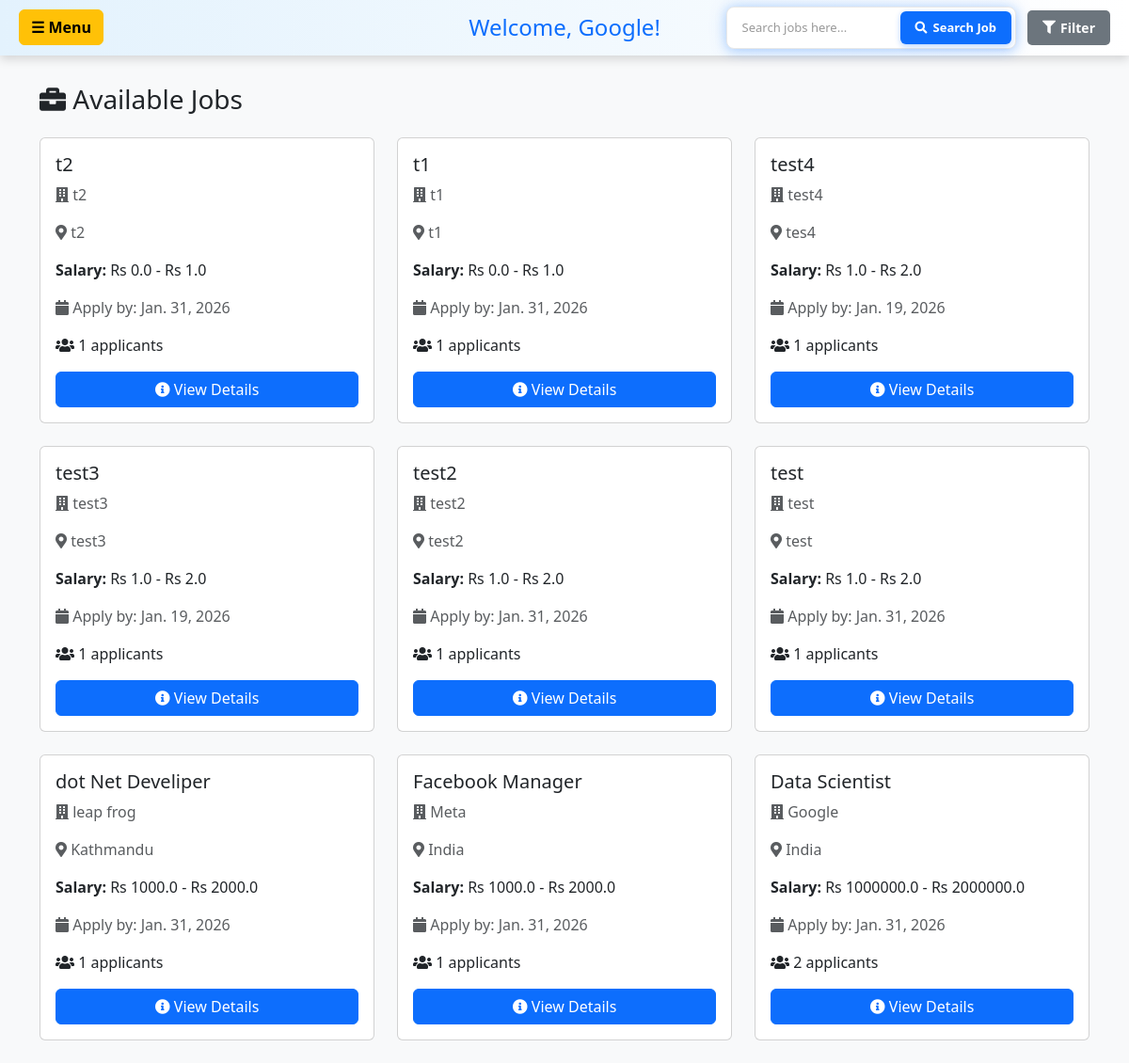
Page /candidate-dashboard/ (signed in) on the committed database.
### hr/models.py (models this page shows, shortened)
class JobPost(models.Model):
    user=models.ForeignKey(User,on_delete=models.CASCADE)
    title=models.CharField(max_length=200)
    address=models.CharField(max_length=200)
    CompanyName=models.CharField(max_length=200)
    salaryLow=models.FloatField(default=0, validators=[MinValueValidator(0)])
    salaryHigh=models.FloatField(default=0, validators=[MinValueValidator(0)])
    applycount=models.IntegerField(default=0)
    lastDateToApply=models.DateField()
    created_at=models.DateTimeField(auto_now_add=True, null=True)
    employment_type = models.CharField(max_length=20, choices=EMPLOYMENT_TYPE_CHOICES, default='full-time', null=True, blank=True)
    work_mode = models.CharField(max_length=20, choices=WORK_MODE_CHOICES, default='on-site', null=True, blank=True)

### candidate/views.py (the view, shortened to what this page needs)
# urls.py: path("candidate-dashboard/", views.candidate_dashboard, name='candidate_dashboard'),
@login_required(login_url='login_user')
def candidate_dashboard(request):
    try:
        profile = CandidateProfile.objects.get(user=request.user)
    except CandidateProfile.DoesNotExist:
        profile = None
    search_query = request.GET.get('search', '')
    filter_by = request.GET.get('filter_by', 'keyword')
    location = request.GET.get('location', '')
    date_posted = request.GET.get('date_posted', '')
    min_salary = request.GET.get('min_salary', '')
    max_salary = request.GET.get('max_salary', '')
    sort_by = request.GET.get('sort_by', 'relevance')
    employment_type = request.GET.get('employment_type', '')
    work_mode = request.GET.get('work_mode', '')
    jobs = JobPost.objects.all()
    search_placeholder = 'Search jobs here...'
    if filter_by == 'keyword' and search_query:
        jobs = jobs.filter(title__icontains=search_query)
        search_placeholder = 'Search jobs here...'
    elif filter_by == 'location' and search_query:
        jobs = jobs.filter(address__icontains=search_query)
        search_placeholder = 'Search by location...'
    elif filter_by == 'company' and search_query:
        jobs = jobs.filter(CompanyName__icontains=search_query)
        search_placeholder = 'Search by company name...'
    elif filter_by == 'date_24':
        cutoff_date = timezone.now() - timedelta(hours=24)
        jobs = jobs.filter(created_at__gte=cutoff_date)
        search_placeholder = 'Showing jobs from last 24 hours'
    elif filter_by == 'date_7':
        cutoff_date = timezone.now() - timedelta(days=7)
        jobs = jobs.filter(created_at__gte=cutoff_date)
        search_placeholder = 'Showing jobs from last 7 days'
    elif filter_by == 'date_30':
        cutoff_date = timezone.now() - timedelta(days=30)
        jobs = jobs.filter(created_at__gte=cutoff_date)
        search_placeholder = 'Showing jobs from last 30 days'
    elif filter_by == 'salary_high':
        jobs = jobs.order_by('-salaryHigh')
        search_placeholder = 'Sorted by highest salary'
    elif filter_by == 'salary_low':
        jobs = jobs.order_by('salaryLow')
        search_placeholder = 'Sorted by lowest salary'
    elif filter_by == 'newest':
        jobs = jobs.order_by('-created_at')
        search_placeholder = 'Showing newest jobs first'
    elif filter_by == 'employment_full':
        jobs = jobs.filter(employment_type='full-time')
        search_placeholder = 'Showing Full-time jobs'
    elif filter_by == 'employment_part':
        jobs = jobs.filter(employment_type='part-time')
        search_placeholder = 'Showing Part-time jobs'
    elif filter_by == 'employment_internship':
        jobs = jobs.filter(employment_type='internship')
        search_placeholder = 'Showing Internship jobs'
    elif filter_by == 'employment_contract':
        jobs = jobs.filter(employment_type='contract')
        search_placeholder = 'Showing Contract jobs'
    elif filter_by == 'employment_freelance':
        jobs = jobs.filter(employment_type='freelance')
        search_placeholder = 'Showing Freelance jobs'
    elif filter_by == 'work_onsite':
        jobs = jobs.filter(work_mode='on-site')
        search_placeholder = 'Showing On-site jobs'
    elif filter_by == 'work_remote':
        jobs = jobs.filter(work_mode='remote')
        search_placeholder = 'Showing Remote jobs'
    elif filter_by == 'work_hybrid':
        jobs = jobs.filter(work_mode='hybrid')
        search_placeholder = 'Showing Hybrid jobs'
    if location:
        jobs = jobs.filter(address__icontains=location)
    if filter_by not in ['salary_high', 'salary_low', 'newest', 'salary_range']:
        if sort_by == 'newest':
            jobs = jobs.order_by('-created_at')
        elif sort_by == 'salary_high':
            jobs = jobs.order_by('-salaryHigh')
        elif sort_by == 'salary_low':
            jobs = jobs.order_by('salaryLow')
        else:  # relevance (default)
            jobs = jobs.order_by('-created_at')
    applied_jobs = candidateApplication.objects.filter(user=request.user)
    applied_job_ids = [app.job.id for app in applied_jobs]
    job_status_map = {app.job.id: app.status for app in applied_jobs}
    for job in jobs:
        if job.id in job_status_map:
            job.application_status = job_status_map[job.id]
        else:
            job.application_status = None
    shortlisted_jobs = IsShortlisted.objects.filter(user=request.user)
    shortlisted_count = shortlisted_jobs.count()
    unread_shortlist = shortlisted_jobs.filter(notification_read=False)
    for shortlist in unread_shortlist:
        messages.success(request, f"Congratulations! You have been shortlisted for {shortlist.job.title}!")
        shortlist.notification_read = True
        shortlist.save()
    context = {
        'jobs': jobs,
        'applied_job_ids': applied_job_ids,
        'shortlisted_count': shortlisted_count,
        'profile': profile,
        'search_query': search_query,
        'filter_by': filter_by,
        'search_placeholder': search_placeholder,
        'location': location,
        'date_posted': date_posted,
        'min_salary': min_salary,
        'max_salary': max_salary,
        'sort_by': sort_by,
        'employment_type': employment_type,
        'work_mode': work_mode,
    }
    return render(request, 'candidate/dashboard_with_nav.html', context)

### candidate/templates/candidate/dashboard_with_nav.html (shortened to what this page needs)
<!DOCTYPE html>
<html lang="en">
<head>
    <link href="https://cdn.jsdelivr.net/npm/bootstrap@5.3.8/dist/css/bootstrap.min.css" rel="stylesheet">
    <link rel="stylesheet" href="https://cdnjs.cloudflare.com/ajax/libs/font-awesome/5.15.3/css/all.min.css">
</head>
<body>
<div class="top-bar">
    <a class="btn btn-warning menu-btn" data-bs-toggle="offcanvas" href="#offcanvasExample" role="button" aria-controls="offcanvasExample">
        <strong>☰ Menu</strong>
    </a>
    <h2>Welcome, {{ user.username }}!</h2>
    <div class="search-container">
        <div class="search-form-wrapper">
            <form method="GET" action="{% url 'candidate_dashboard' %}" class="d-flex align-items-center" id="searchForm" style="width: 100%; margin: 0;">
                <input type="text" name="search" class="search-input"
                    placeholder="{{ search_placeholder|default:'Search jobs here...' }}"
                    value="{{ search_query }}" />
                <button type="submit" class="search-btn">
                    <i class="fas fa-search"></i> Search Job
                </button>
            </form>
        </div>
        <div class="filter-dropdown">
            <button type="button" class="filter-btn" onclick="toggleFilterDropdown()">
                <i class="fas fa-filter"></i> Filter
            </button>
        </div>
    </div>
</div>
<div class="container">
    <h3 class="mb-4"><i class="fas fa-briefcase"></i> Available Jobs</h3>
    {% if jobs %}
    <div class="row">
        {% for job in jobs %}
        <div class="col-md-6 col-lg-4 mb-4">
            <div class="card job-card h-100 position-relative">
                <div class="card-body">
                    <h5 class="card-title">{{ job.title }}</h5>
                    <p class="card-text text-muted">
                        <i class="fas fa-building"></i> {{ job.CompanyName }}
                    </p>
                    <p class="card-text text-muted">
                        <i class="fas fa-map-marker-alt"></i> {{ job.address }}
                    </p>
                    <p class="card-text">
                        <strong>Salary:</strong> Rs {{ job.salaryLow }} - Rs {{ job.salaryHigh }}
                    </p>
                    <p class="card-text text-muted">
                        <i class="fas fa-calendar"></i> Apply by: {{ job.lastDateToApply }}
                    </p>
                    <p class="card-text">
                        <i class="fas fa-users"></i> {{ job.applycount }} applicants
                    </p>
                    <a href="{% url 'job_detail' job.id %}" class="btn btn-primary w-100">
                        <i class="fas fa-info-circle"></i> View Details
                    </a>
                </div>
            </div>
        </div>
        {% endfor %}
    </div>
    {% else %}
    <div class="alert alert-warning" role="alert">
        No jobs available at the moment. Check back later!
    </div>
    {% endif %}
</div>
</body>
</html>

### candidate/templates/candidate/dashboard_with_nav.html (style rules this page uses)
body { background: #f8f9fa; font-family: 'Segoe UI', Tahoma, Geneva, Verdana, sans-serif; margin: 0; }
.top-bar { display: flex; align-items: center; justify-content: space-between; background: linear-gradient(90deg, #e3f2fd, #ffffff); padding: 15px 30px; box-shadow: 0 4px 10px rgba(0,0,0,0.15); position: relative; }
.top-bar .menu-btn { position: absolute; left: 20px; }
.top-bar h2 { margin: 0; color: #0d6efd; text-align: center; font-size: 24px; flex-grow: 1; }
.search-container { display: flex; align-items: center; gap: 12px; position: absolute; right: 20px; }
.search-form-wrapper { display: flex; align-items: center; position: relative; background: white; border: 1px solid #e8e8e8; border-radius: 8px; padding: 4px 4px; box-shadow: 0 2px 12px rgba(13, 110, 253, 0.25), 0 0 20px rgba(13, 110, 253, 0.15); transition: all 0.3s ease; }
.search-input { padding: 8px 12px; border: none; width: 180px; font-size: 13px; outline: none; background: transparent; color: #333; }
.search-input::placeholder { color: #999; }
.search-btn { padding: 8px 16px; background-color: #0d6efd; color: white; border: none; border-radius: 6px; cursor: pointer; font-size: 13px; font-weight: 600; transition: all 0.3s ease; display: flex; align-items: center; gap: 6px; white-space: nowrap; margin: 0; box-shadow: 0 2px 6px rgba(13, 110, 253, 0.3); }
.filter-dropdown { position: relative; display: inline-block; }
.filter-btn { padding: 8px 16px; background-color: #6c757d; color: white; border: none; border-radius: 5px; cursor: pointer; font-size: 14px; font-weight: 600; transition: all 0.3s; display: flex; align-items: center; gap: 5px; }
.container { margin-top: 30px; }
.job-card { transition: transform 0.3s, box-shadow 0.3s; }

### rows in the picture
JobPost: title "t2", CompanyName "t2", address "t2", salaryLow "0.0", salaryHigh "1.0", lastDateToApply "Jan. 31, 2026", applycount "1"
JobPost: title "t1", CompanyName "t1", address "t1", salaryLow "0.0", salaryHigh "1.0", lastDateToApply "Jan. 31, 2026", applycount "1"
JobPost: title "test4", CompanyName "test4", address "tes4", salaryLow "1.0", salaryHigh "2.0", lastDateToApply "Jan. 19, 2026", applycount "1"
JobPost: title "test3", CompanyName "test3", address "test3", salaryLow "1.0", salaryHigh "2.0", lastDateToApply "Jan. 19, 2026", applycount "1"
JobPost: title "test2", CompanyName "test2", address "test2", salaryLow "1.0", salaryHigh "2.0", lastDateToApply "Jan. 31, 2026", applycount "1"
JobPost: title "test", CompanyName "test", address "test", salaryLow "1.0", salaryHigh "2.0", lastDateToApply "Jan. 31, 2026", applycount "1"
JobPost: title "dot Net Develiper", CompanyName "leap frog", address "Kathmandu", salaryLow "1000.0", salaryHigh "2000.0", lastDateToApply "Jan. 31, 2026", applycount "1"
JobPost: title "Facebook Manager", CompanyName "Meta", address "India", salaryLow "1000.0", salaryHigh "2000.0", lastDateToApply "Jan. 31, 2026", applycount "1"
JobPost: title "Data Scientist", CompanyName "Google", address "India", salaryLow "1000000.0", salaryHigh "2000000.0", lastDateToApply "Jan. 31, 2026", applycount "2"

### other values in the picture
{{ user.username }} "Google"
